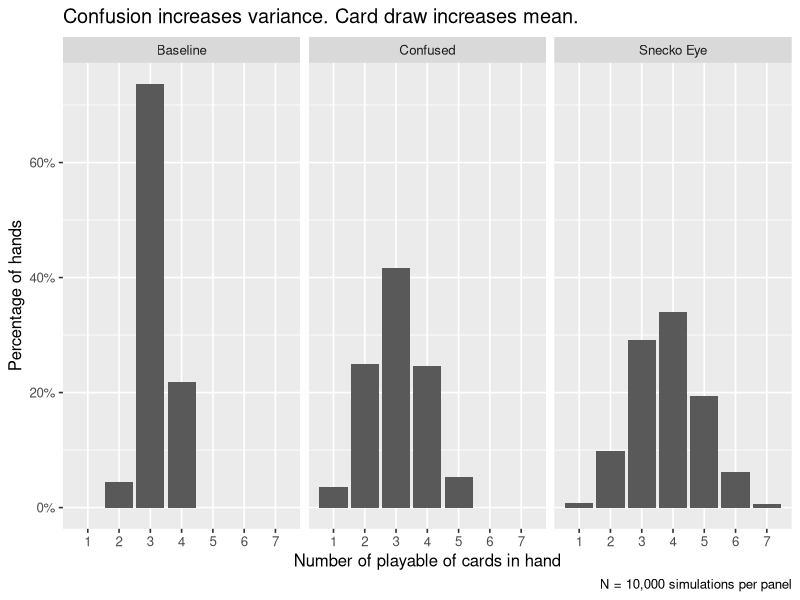
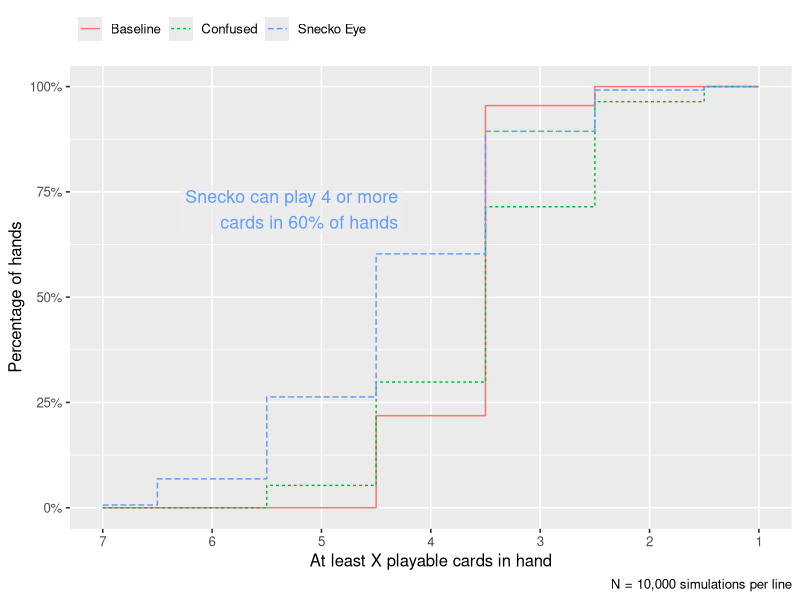
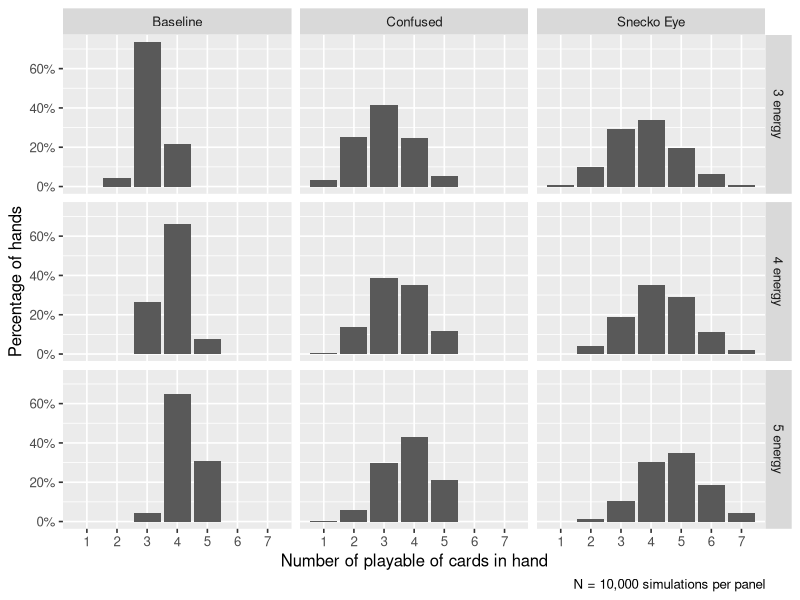

Write R code to recreate these figures, in order.
## ---- chunk 1
knitr::opts_chunk$set(
  echo = TRUE
)
library(dplyr)
## ---- chunk 2
library(magrittr)
set.seed(20210707)

costs <- c(0, rep(1, 12), rep(2, 3), 3)
costs

mean(costs)

# Simulate 3 hands
sample(costs, size = 5)
sample(costs, size = 5)
sample(costs, size = 5)
## ---- chunk 3
# A worked example
energy <- 3
hand <- sample(costs, size = 5)
hand
sort(hand)
cumsum(sort(hand))
cumsum(sort(hand)) <= energy 
sum(cumsum(sort(hand)) <= energy)

count_max_playable <- function(hand, energy) {
  sum(cumsum(sort(hand)) <= energy)
}

count_max_playable(hand, energy)
## ---- chunk 4
simulated_cards_played <- replicate(
  10000,
  sample(costs, size = 5) %>% 
    count_max_playable(energy = 3)
)

summary(simulated_cards_played)

table(simulated_cards_played)

proportions(table(simulated_cards_played))
## ---- chunk 5
f_mean <- scales::label_number(0.1)
f_prop <- scales::label_percent(0.1)
m <- mean(simulated_cards_played) %>% f_mean()

p2 <- mean(simulated_cards_played == 2) %>% f_prop()
p4 <- mean(simulated_cards_played == 4) %>% f_prop()
## ---- chunk 6
snecko_costs <- 0:3 
simulated_snecko_cards_played <- replicate(
  10000,
  sample(snecko_costs, size = 7, replace = TRUE) %>% 
    count_max_playable(energy = 3)
)

summary(simulated_snecko_cards_played)

table(simulated_snecko_cards_played)

proportions(table(simulated_snecko_cards_played))
## ---- chunk 7
f_mean <- scales::label_number(0.1)
f_prop <- scales::label_percent(0.1)
ms <- mean(simulated_snecko_cards_played) %>% f_mean()

ps1 <- mean(simulated_snecko_cards_played == 1) %>% f_prop()
ps7 <- mean(simulated_snecko_cards_played == 7) %>% f_prop()
ps4plus <- mean(simulated_snecko_cards_played >= 4) %>% f_prop()
## ---- chunk 8
simulated_confused_cards_played <- replicate(
  10000,
  sample(snecko_costs, size = 5, replace = TRUE) %>% 
    count_max_playable(energy = 3)
)

summary(simulated_confused_cards_played)

table(simulated_confused_cards_played)

proportions(table(simulated_confused_cards_played))
## ---- chunk 9
mc <- mean(simulated_confused_cards_played) %>% f_mean()

pc1 <- mean(simulated_confused_cards_played == 1) %>% f_prop()
pc4plus <- mean(simulated_confused_cards_played >= 4) %>% f_prop()
## ---- chunk 10
library(ggplot2)

sim1 <- data.frame(
  set = "Baseline",
  energy = 3,
  cards = simulated_cards_played
)

sim2 <- data.frame(
  set = "Snecko Eye",
  energy = 3,
  cards = simulated_snecko_cards_played
)

sim3 <- data.frame(
  set = "Confused",
  energy = 3,
  cards = simulated_confused_cards_played
)

sims <- rbind(sim1, sim2, sim3)

ggplot(sims) + 
  aes(x = cards) + 
  geom_bar(aes(y = stat(prop))) + 
  facet_wrap("set") + 
  scale_x_continuous(breaks = 1:7, minor_breaks = NULL) +
  scale_y_continuous(labels = scales::label_percent()) +
  labs(
    title = "Confusion increases variance. Card draw increases mean.",
    x = "Number of playable of cards in hand", 
    y = "Percentage of hands",
    caption = "N = 10,000 simulations per panel"
  ) +
  theme_grey(base_size = 12)
## ---- chunk 11
library(dplyr)

props <- sims %>% 
  count(set, cards) %>% 
  # Fill in rows that would be n = 0
  tidyr::complete(set, cards = 1:7, fill = list(n = 0)) %>% 
  # Compute ECDF in reverse order (dtarting at 7 cards)
  arrange(set, desc(cards)) %>% 
  group_by(set) %>% 
  mutate(
    proportion = n / sum(n),
    ecdf = cumsum(proportion)
  ) %>% 
  ungroup() 

ggplot(props) + 
  aes(x = cards) +
  geom_step(
    aes(y = ecdf , color = set, linetype = set), 
    direction = "mid"
  ) +
  geom_label(
    aes(color = set, y = ecdf),
    label = "Snecko can play 4 or more\ncards in 60% of hands",
    data = . %>% filter(set == "Snecko Eye", cards == 4), 
    y = .65,
    nudge_x = -.25,
    hjust = 1.0,
    vjust = 0, 
    fill = scales::alpha("grey93", .6),
    label.size = 0, 
    show.legend = FALSE,
    size = 4.5,
  ) +
  scale_x_reverse(breaks = 7:0, minor_breaks = NULL) +
  scale_y_continuous(labels = scales::label_percent()) +
  labs(
    x = "At least X playable cards in hand",
    y = "Percentage of hands",
    caption = "N = 10,000 simulations per line",
    color = NULL,
    linetype = NULL
  ) + 
  theme_grey(base_size = 12) + 
  theme(
    legend.position = "top", 
    legend.justification = "left"
  )

## ---- chunk 12
simulate_decko <- function(n, energy, costs, size = 5) {
  replicate(
    n,
    sample(costs, size = size) %>% 
      count_max_playable(energy = energy)
  )
}

simulate_snecko <- function(n, energy, size = 7) {
  snecko_costs <- 0:3
  replicate(
    n,
    sample(snecko_costs, size = size, replace = TRUE) %>% 
      count_max_playable(energy = energy)
  )
}

additional_sims <- rbind(
  # include old results
  sims,
  data.frame(
    set = "Baseline",
    energy = 4,
    cards = simulate_decko(10000, 4, costs)
  ),
  data.frame(
    set = "Baseline",
    energy = 5,
    cards = simulate_decko(10000, 5, costs)
  ),
  data.frame(
    set = "Snecko Eye",
    energy = 4,
    cards = simulate_snecko(10000, 4)
  ),
  data.frame(
    set = "Snecko Eye",
    energy = 5,
    cards = simulate_snecko(10000, 5)
  ),
  data.frame(
    set = "Confused",
    energy = 4,
    cards = simulate_snecko(10000, 4, size = 5)
  ),
  data.frame(
    set = "Confused",
    energy = 5,
    cards = simulate_snecko(10000, 5, size = 5)
  )
)
## ---- chunk 13
ggplot(additional_sims %>% mutate(energy = paste0(energy, " energy"))) + 
  aes(x = cards) + 
  geom_bar(aes(y = stat(prop))) + 
  facet_grid(energy ~ set) + 
  scale_x_continuous(breaks = 1:7, minor_breaks = NULL) +
  scale_y_continuous(labels = scales::label_percent()) +
  labs(
    x = "Number of playable of cards in hand", 
    y = "Percentage of hands",
    caption = "N = 10,000 simulations per panel"
  ) +
  theme_grey(base_size = 12)
## ---- chunk 14
additional_sims %>% 
  group_by(set, energy) %>% 
  summarise(
    mean = mean(cards),
    sd = sd(cards),
    median = median(cards),
    .groups = "drop"
  ) %>% 
  tidyr::pivot_longer(cols = c(mean, sd, median)) %>% 
  tidyr::pivot_wider(
    names_from = energy, 
    values_from = value, 
    names_prefix = "Energy "
  ) %>% 
  rename(Set = set, Statistic = name) %>% 
  arrange(Statistic, Set) %>% 
  knitr::kable(digits = 2)
## ---- chunk 15
.parent_doc <- knitr::current_input()
## ---- chunk 16

